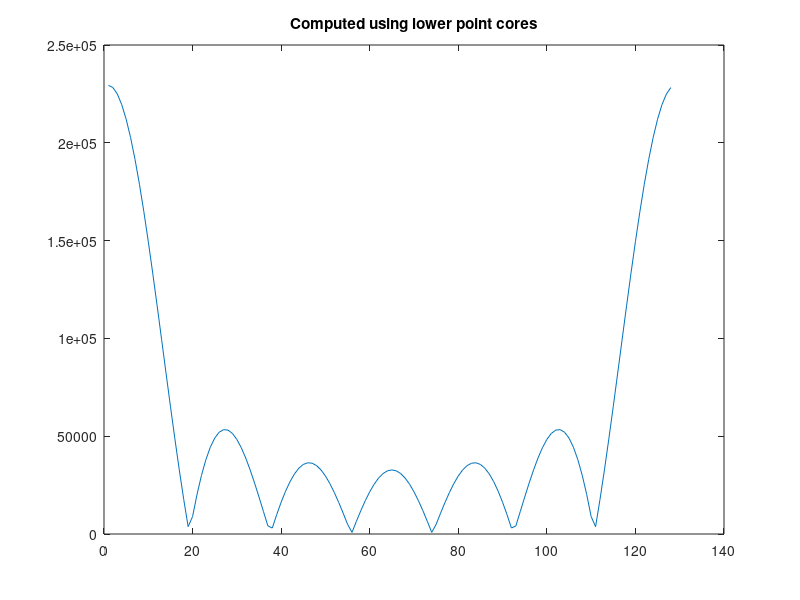

Reproduce this figure in MATLAB.
clc;
% clear;

%I am generating a discrete real signal
%index = [1:1:128];
%x = sin(2*pi*0.4*index);

%I am generating a rect signal
x = zeros(1,128);
for index=1:128
    if(index>60 & index<68)
        x(index) = 32767;
    end
end


%A 128 point 1D FFT
% y = fft(x,128);
% yabs = abs(y);
% figure,plot(yabs),title('Computed using a full point core');


%The same 1D FFT obtained
%using 2 64 point ffts
%**IMPORTANT** Data needs to be segregated as even and odd beforehand
% We are not doing 'bit-reversal' here. But required in hardware.
for j=1:64
    xodd(j) = x(2*j-1);
    xeven(j) = x(2*j);
end

%perform 64 point FFTs
ypartodd = fft(xodd,64);
yparteven = fft(xeven,64);


%Final Step to be performed by microblaze
%extra twiddles (64 complex vals) will be stored in the extra-memory.
for k=1:64
    extratwiddle = cos(2*pi*(k-1)/128) - i*sin(2*pi*(k-1)/128);
    yfull(k) = ypartodd(k) + extratwiddle*yparteven(k);
    yfull(k+64) = ypartodd(k) - extratwiddle*yparteven(k);
end

figure, plot(abs(yfull)),title('Computed using lower point cores');
%figure, plot(abs(yfull)-yabs),title('Error plot')
